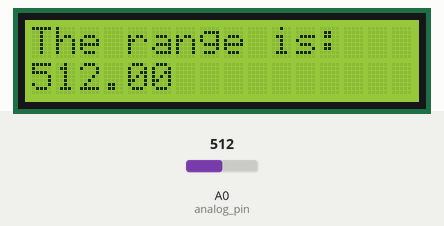
Simulated run of this sketch. Board: Arduino Uno, built with avr-gcc and run on an emulated ATmega328P. On the bench: 16×2 character LCD. Inputs (shaded band) come from the test bench; at power-on: A0 (analog_pin) = 512. What the sketch prints to the serial monitor is not drawn.

Above: at 1.2 s.
1.3 s: A0 (analog_pin) set to 716
At 2.7 s:
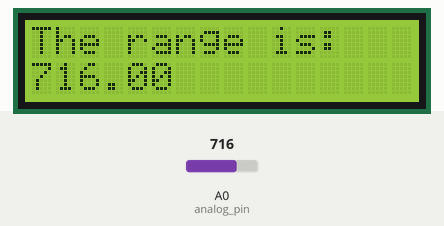
3.1 s: A0 (analog_pin) set to 900
At 3.8 s:
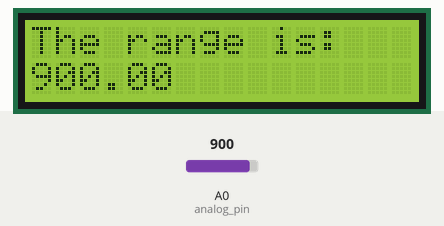
4.7 s: A0 (analog_pin) set to 1023
At 6.1 s:
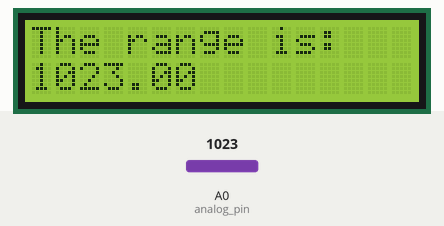
Timing chart, 0 to 7.7 s (numbered marks = the images above; inputs shaded):
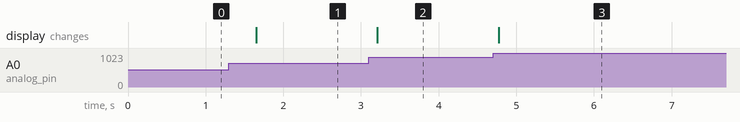

Measured:
- after the input at 1.3 s, the display: changes after 0.35 s (image 1)
- after the input at 3.1 s, the display: changes after 0.11 s (image 2)
- after the input at 4.7 s, the display: changes after 0.08 s (image 3)

The sketch:

HeartbeatDetector.ino
```cpp
// HeartbeatDetector.ino
// Date: 2020/05/02

#include <Wire.h>
#include "LiquidCrystal_I2C.h"

int analog_pin = A0;
LiquidCrystal_I2C lcd(0x27, 16, 2);

void setup()
{
    lcd.init();
    lcd.backlight();
    pinMode(analog_pin, INPUT);
    Serial.begin(9600);
}

void loop() {
    float data = analogRead(analog_pin);
    Serial.println(data);
    lcd.setCursor(0, 0);   // print at row 0, col 0 of LCD
    lcd.print("The range is: ");
    lcd.setCursor(0, 1);   // print at row 1, col 0 of LCD
    lcd.print(data, 2);
    delay(500);
}
```
